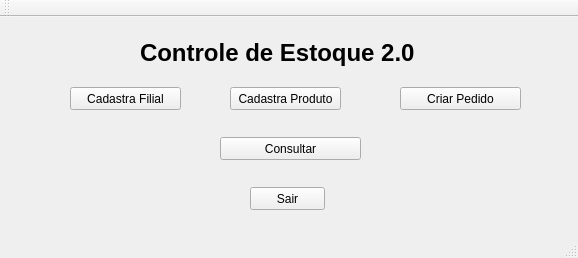
<?xml version="1.0" encoding="UTF-8"?>
<ui version="4.0">
 <class>Inicio</class>
 <widget class="QMainWindow" name="Inicio">
  <property name="geometry">
   <rect>
    <x>0</x>
    <y>0</y>
    <width>578</width>
    <height>258</height>
   </rect>
  </property>
  <property name="windowTitle">
   <string>Inicio</string>
  </property>
  <widget class="QWidget" name="centralWidget">
   <widget class="QPushButton" name="btnPedidoEntrada">
    <property name="geometry">
     <rect>
      <x>400</x>
      <y>70</y>
      <width>121</width>
      <height>23</height>
     </rect>
    </property>
    <property name="text">
     <string>Criar Pedido</string>
    </property>
   </widget>
   <widget class="QPushButton" name="btnFilial">
    <property name="geometry">
     <rect>
      <x>70</x>
      <y>70</y>
      <width>111</width>
      <height>23</height>
     </rect>
    </property>
    <property name="text">
     <string>Cadastra Filial</string>
    </property>
   </widget>
   <widget class="QLabel" name="label">
    <property name="geometry">
     <rect>
      <x>140</x>
      <y>20</y>
      <width>341</width>
      <height>31</height>
     </rect>
    </property>
    <property name="font">
     <font>
      <pointsize>18</pointsize>
      <weight>75</weight>
      <bold>true</bold>
     </font>
    </property>
    <property name="text">
     <string>Controle de Estoque 2.0</string>
    </property>
   </widget>
   <widget class="QPushButton" name="btnSaida">
    <property name="geometry">
     <rect>
      <x>250</x>
      <y>170</y>
      <width>75</width>
      <height>23</height>
     </rect>
    </property>
    <property name="text">
     <string>Sair</string>
    </property>
   </widget>
   <widget class="QPushButton" name="btnProduto">
    <property name="geometry">
     <rect>
      <x>230</x>
      <y>70</y>
      <width>111</width>
      <height>23</height>
     </rect>
    </property>
    <property name="text">
     <string>Cadastra Produto</string>
    </property>
   </widget>
   <widget class="QPushButton" name="btnEstoque">
    <property name="geometry">
     <rect>
      <x>220</x>
      <y>120</y>
      <width>141</width>
      <height>23</height>
     </rect>
    </property>
    <property name="text">
     <string>Consultar</string>
    </property>
   </widget>
  </widget>
  <widget class="QMenuBar" name="menuBar">
   <property name="geometry">
    <rect>
     <x>0</x>
     <y>0</y>
     <width>578</width>
     <height>21</height>
    </rect>
   </property>
  </widget>
  <widget class="QToolBar" name="mainToolBar">
   <attribute name="toolBarArea">
    <enum>TopToolBarArea</enum>
   </attribute>
   <attribute name="toolBarBreak">
    <bool>false</bool>
   </attribute>
  </widget>
  <widget class="QStatusBar" name="statusBar"/>
 </widget>
 <layoutdefault spacing="6" margin="11"/>
 <resources/>
 <connections/>
</ui>
